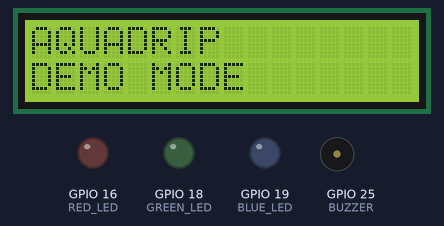
This sketch was run on a simulated ESP32. Shown: 16×2 character LCD, output pins drawn as LEDs (lit = HIGH), buzzer (waves = sounding, pin HIGH). What the sketch prints to the serial monitor is not drawn.

Above: at 0.1 s.
At 2.2 s:
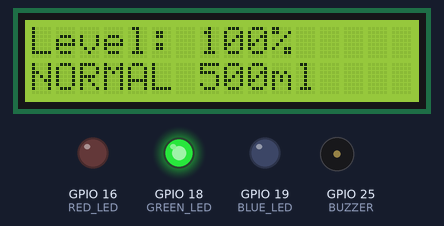
At 12.2 s:
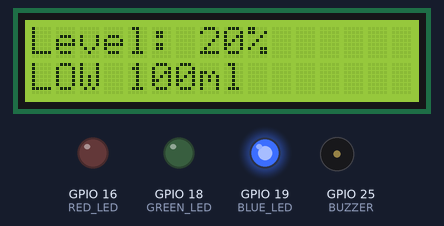
At 22.2 s:
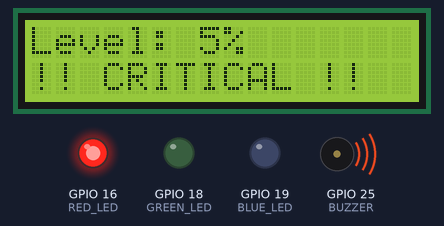
At 31.7 s:
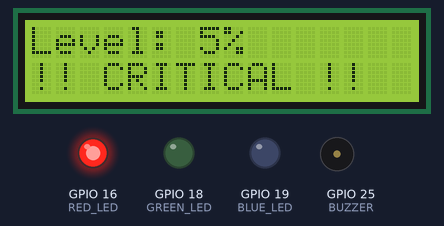
Timing chart, 0 to 123.9 s (numbered marks = the images above):
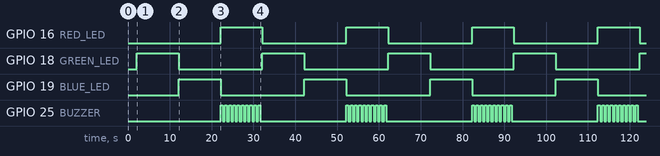

The sketch:

sketch.ino
```cpp
#include <Wire.h>
#include <LiquidCrystal_I2C.h>

// =====================================================
// AQUADRIP - WOKWI DEMO MODE
// Demonstrates NORMAL, LOW and CRITICAL states
// =====================================================

// LEDs
#define GREEN_LED 18
#define BLUE_LED  19
#define RED_LED   16

// Buzzer
#define BUZZER 25

// LCD
#define SDA_PIN 21
#define SCL_PIN 22

LiquidCrystal_I2C lcd(0x27, 16, 2);

// =====================================================
// SETUP
// =====================================================

void setup()
{
  Serial.begin(115200);

  pinMode(GREEN_LED, OUTPUT);
  pinMode(BLUE_LED, OUTPUT);
  pinMode(RED_LED, OUTPUT);
  pinMode(BUZZER, OUTPUT);

  digitalWrite(GREEN_LED, LOW);
  digitalWrite(BLUE_LED, LOW);
  digitalWrite(RED_LED, LOW);
  digitalWrite(BUZZER, LOW);

  Wire.begin(SDA_PIN, SCL_PIN);

  lcd.init();
  lcd.backlight();

  lcd.clear();
  lcd.setCursor(0, 0);
  lcd.print("AQUADRIP");
  lcd.setCursor(0, 1);
  lcd.print("DEMO MODE");

  delay(2000);
}

// =====================================================
// NORMAL STATE
// =====================================================

void normalState()
{
  float level = 100.0;
  float volume = 500.0;

  digitalWrite(GREEN_LED, HIGH);
  digitalWrite(BLUE_LED, LOW);
  digitalWrite(RED_LED, LOW);
  digitalWrite(BUZZER, LOW);

  lcd.clear();

  lcd.setCursor(0, 0);
  lcd.print("Level: ");
  lcd.print(level, 0);
  lcd.print("%");

  lcd.setCursor(0, 1);
  lcd.print("NORMAL ");
  lcd.print(volume, 0);
  lcd.print("ml");

  Serial.println("NORMAL - 100% - 500ml");
}

// =====================================================
// LOW STATE
// =====================================================

void lowState()
{
  float level = 20.0;
  float volume = 100.0;

  digitalWrite(GREEN_LED, LOW);
  digitalWrite(BLUE_LED, HIGH);
  digitalWrite(RED_LED, LOW);
  digitalWrite(BUZZER, LOW);

  lcd.clear();

  lcd.setCursor(0, 0);
  lcd.print("Level: ");
  lcd.print(level, 0);
  lcd.print("%");

  lcd.setCursor(0, 1);
  lcd.print("LOW ");
  lcd.print(volume, 0);
  lcd.print("ml");

  Serial.println("LOW - 20% - 100ml");
}

// =====================================================
// CRITICAL STATE
// =====================================================

void criticalState()
{
  float level = 5.0;
  float volume = 25.0;

  digitalWrite(GREEN_LED, LOW);
  digitalWrite(BLUE_LED, LOW);
  digitalWrite(RED_LED, HIGH);

  lcd.clear();

  lcd.setCursor(0, 0);
  lcd.print("Level: ");
  lcd.print(level, 0);
  lcd.print("%");

  lcd.setCursor(0, 1);
  lcd.print("!! CRITICAL !!");

  Serial.println("CRITICAL - 5% - 25ml");

  // Buzzer for 10 seconds
  unsigned long startTime = millis();

  while (millis() - startTime < 10000)
  {
    digitalWrite(BUZZER, HIGH);
    delay(500);

    digitalWrite(BUZZER, LOW);
    delay(500);
  }
}

// =====================================================
// LOOP
// =====================================================

void loop()
{
  // ---------------- NORMAL ----------------
  normalState();
  delay(10000);

  // ---------------- LOW ----------------
  lowState();
  delay(10000);

  // ---------------- CRITICAL ----------------
  criticalState();

  // Repeat
}
```

Measured:
- by itself, GPIO 16 (RED_LED), GPIO 18 (GREEN_LED): alternates HIGH for 10.0 s and LOW for 20.0 s
- by itself, GPIO 19 (BLUE_LED): alternates HIGH for 10.0 s and LOW for 20.1 s
- by itself, GPIO 25 (BUZZER): repeats every 30.1 s: 9 × (LOW 0.50 s, HIGH 0.50 s), LOW 20.6 s, HIGH 0.50 s
- what the display in image 1 shows lasts 10.0 s, from 2.1 s to 12.1 s
